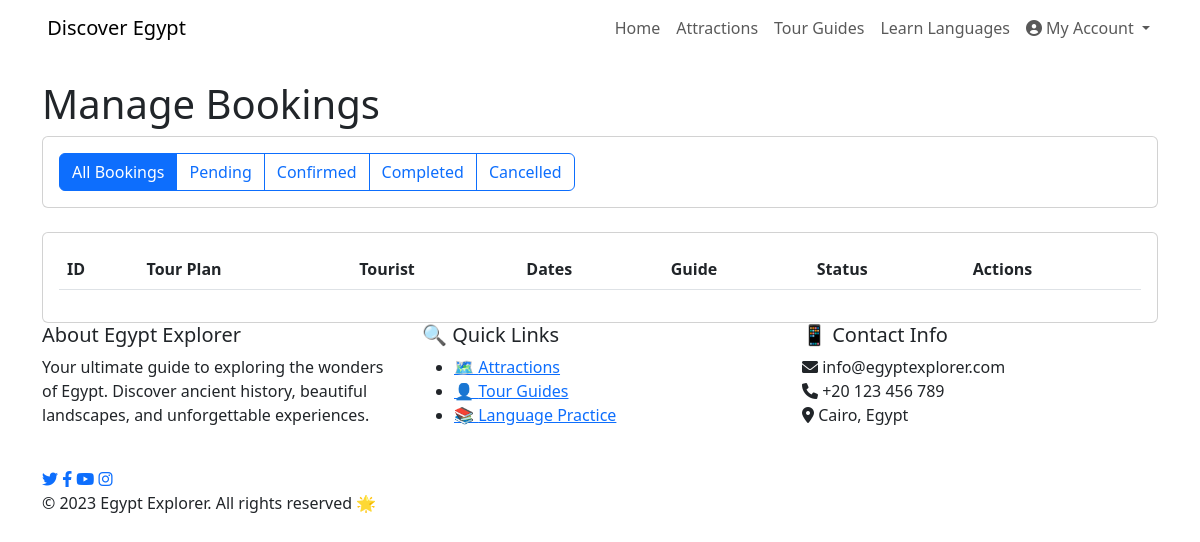
/admin/bookings (signed in), run on an earlier commit of the app's database.
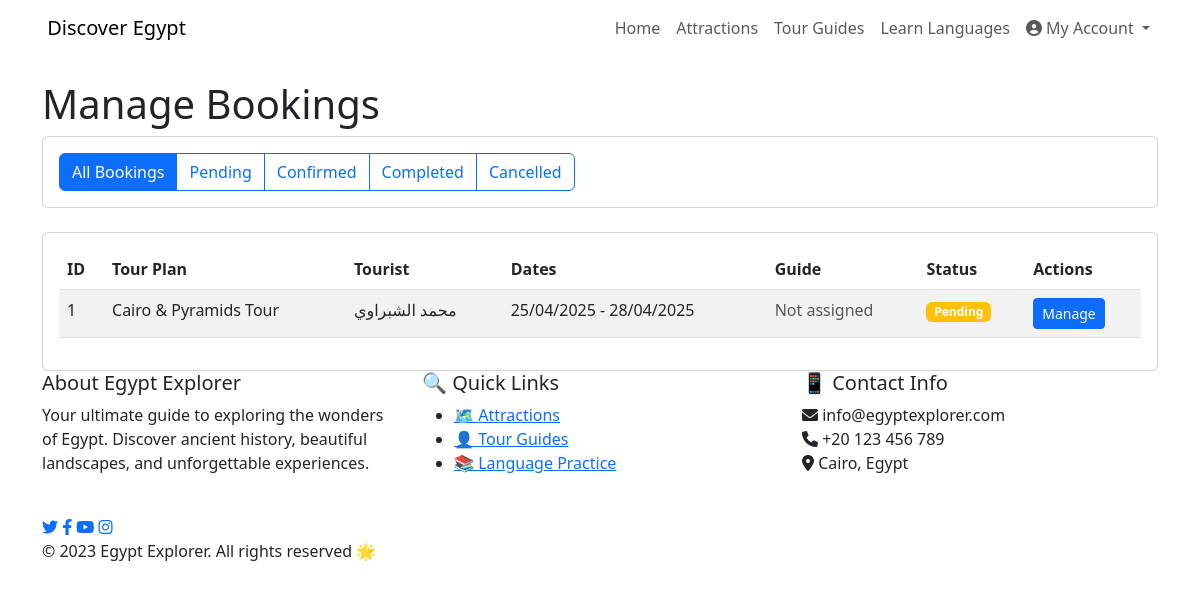
And on a later commit of the database.
### models.py (models this page shows, shortened)
class TourBooking(db.Model):
    id = db.Column(db.Integer, primary_key=True)
    tourist_id = db.Column(db.Integer, db.ForeignKey('user.id'), nullable=False)
    tour_plan_id = db.Column(db.Integer, db.ForeignKey('tour_plan.id'), nullable=False)
    guide_id = db.Column(db.Integer, db.ForeignKey('user.id'), nullable=True)
    start_date = db.Column(db.Date, nullable=False)
    end_date = db.Column(db.Date, nullable=False)
    status = db.Column(db.String(20), default='pending')  # pending, confirmed, completed, cancelled
    booking_date = db.Column(db.DateTime, default=datetime.utcnow)
    number_of_people = db.Column(db.Integer, nullable=False)
    notes = db.Column(db.Text, nullable=True)
    tourist = db.relationship('User', foreign_keys=[tourist_id], backref=db.backref('tour_bookings', lazy='dynamic'))
    guide = db.relationship('User', foreign_keys=[guide_id], backref=db.backref('guided_tours', lazy='dynamic'))
    progress = db.relationship('TourProgress', backref='booking', lazy='dynamic', cascade='all, delete-orphan')

class TourPlan(db.Model):
    id = db.Column(db.Integer, primary_key=True)
    title = db.Column(db.String(200), nullable=False)
    title_ar = db.Column(db.String(200), nullable=True)
    description = db.Column(db.Text, nullable=False)
    description_ar = db.Column(db.Text, nullable=True)
    duration = db.Column(db.Integer, nullable=False)  # Duration in days
    price = db.Column(db.Float, nullable=False)
    created_at = db.Column(db.DateTime, default=datetime.utcnow)
    image_url = db.Column(db.String(200), nullable=True)
    destinations = db.relationship('TourPlanDestination', backref='tour_plan', lazy='dynamic', cascade='all, delete-orphan')
    bookings = db.relationship('TourBooking', backref='tour_plan', lazy='dynamic')

class User(UserMixin, db.Model):
    id = db.Column(db.Integer, primary_key=True)
    username = db.Column(db.String(64), unique=True, nullable=False)
    email = db.Column(db.String(120), unique=True, nullable=False)
    password_hash = db.Column(db.String(256), nullable=False)
    is_guide = db.Column(db.Boolean, default=False)
    is_student = db.Column(db.Boolean, default=False)
    is_tourist = db.Column(db.Boolean, default=False)
    is_admin = db.Column(db.Boolean, default=False)
    phone = db.Column(db.String(20), nullable=True)
    country = db.Column(db.String(100), nullable=True)
    governorate = db.Column(db.String(100), nullable=True)
    city = db.Column(db.String(100), nullable=True)
    profile_pic = db.Column(db.String(200), nullable=True)
    education_level = db.Column(db.String(100), nullable=True)
    university = db.Column(db.String(200), nullable=True)
    languages = db.Column(db.String(200), nullable=True)
    bio = db.Column(db.Text, nullable=True)
    date_joined = db.Column(db.DateTime, default=datetime.utcnow)
    profile_completed = db.Column(db.Boolean, default=False)
    reviews = db.relationship('Review', backref='author', lazy='dynamic')

### routes.py (the view)
@main.route('/admin/bookings')
@login_required
def admin_bookings():
    if not current_user.is_admin:
        flash('You do not have permission to access this page.', 'danger')
        return redirect(url_for('main.index'))
    status = request.args.get('status', 'all')
    query = TourBooking.query
    if status != 'all':
        query = query.filter_by(status=status)
    bookings = query.order_by(TourBooking.booking_date.desc()).all()
    return render_template('admin/bookings.html',
                          title='Manage Bookings',
                          bookings=bookings,
                          selected_status=status)

### routes.py (called while the page is built)
def get_locale():
    if 'language' in session:
        return session['language']
    return 'en'

@main.before_app_request
def before_request():
    g.locale = str(get_locale())
    g.search_form = SearchForm()
    g.count_reviews_by_rating = count_reviews_by_rating

### templates/admin/bookings.html
{% extends "layout.html" %}
{% block content %}
<div class="container mt-4">
    <h1>{{ _('Manage Bookings') }}</h1>
    <div class="row mb-4">
        <div class="col">
            <div class="card">
                <div class="card-body">
                    <div class="btn-group" role="group" aria-label="Filter bookings">
                        <a href="{{ url_for('admin_bookings', status='all') }}" class="btn btn-{{ 'primary' if selected_status == 'all' else 'outline-primary' }}">{{ _('All Bookings') }}</a>
                        <a href="{{ url_for('admin_bookings', status='pending') }}" class="btn btn-{{ 'primary' if selected_status == 'pending' else 'outline-primary' }}">{{ _('Pending') }}</a>
                        <a href="{{ url_for('admin_bookings', status='confirmed') }}" class="btn btn-{{ 'primary' if selected_status == 'confirmed' else 'outline-primary' }}">{{ _('Confirmed') }}</a>
                        <a href="{{ url_for('admin_bookings', status='completed') }}" class="btn btn-{{ 'primary' if selected_status == 'completed' else 'outline-primary' }}">{{ _('Completed') }}</a>
                        <a href="{{ url_for('admin_bookings', status='cancelled') }}" class="btn btn-{{ 'primary' if selected_status == 'cancelled' else 'outline-primary' }}">{{ _('Cancelled') }}</a>
                    </div>
                </div>
            </div>
        </div>
    </div>
    <div class="card">
        <div class="card-body">
            <div class="table-responsive">
                <table class="table table-striped">
                    <thead>
                        <tr>
                            <th>{{ _('ID') }}</th>
                            <th>{{ _('Tour Plan') }}</th>
                            <th>{{ _('Tourist') }}</th>
                            <th>{{ _('Dates') }}</th>
                            <th>{{ _('Guide') }}</th>
                            <th>{{ _('Status') }}</th>
                            <th>{{ _('Actions') }}</th>
                        </tr>
                    </thead>
                    <tbody>
                        {% for booking in bookings %}
                        <tr>
                            <td>{{ booking.id }}</td>
                            <td>{{ booking.tour_plan.title }}</td>
                            <td>{{ booking.tourist.username }}</td>
                            <td>{{ booking.start_date.strftime('%d/%m/%Y') }} - {{ booking.end_date.strftime('%d/%m/%Y') }}</td>
                            <td>
                                {% if booking.guide %}
                                {{ booking.guide.username }}
                                {% else %}
                                <span class="text-muted">{{ _('Not assigned') }}</span>
                                {% endif %}
                            </td>
                            <td>
                                <span class="badge bg-{{ 'success' if booking.status == 'confirmed' else 'warning' if booking.status == 'pending' else 'danger' if booking.status == 'cancelled' else 'primary' }}">
                                    {{ _('Confirmed') if booking.status == 'confirmed' else _('Pending') if booking.status == 'pending' else _('Cancelled') if booking.status == 'cancelled' else _('Completed') }}
                                </span>
                            </td>
                            <td>
                                <a href="{{ url_for('admin_booking_detail', booking_id=booking.id) }}" class="btn btn-sm btn-primary">{{ _('Manage') }}</a>
                            </td>
                        </tr>
                        {% endfor %}
                    </tbody>
                </table>
            </div>
        </div>
    </div>
</div>
{% endblock %}

### templates/layout.html (shortened to what this page needs)
<!DOCTYPE html>
<html lang="{{ lang_code|default('ar') }}" dir="{{ 'rtl' if lang_code == 'ar' else 'ltr' }}">
<head>
    <link href="https://cdn.jsdelivr.net/npm/bootstrap@5.3.0-alpha1/dist/css/bootstrap.min.css" rel="stylesheet">
    <link rel="stylesheet" href="https://cdnjs.cloudflare.com/ajax/libs/font-awesome/6.0.0-beta3/css/all.min.css">
    <link rel="stylesheet" href="https://cdnjs.cloudflare.com/ajax/libs/animate.css/4.1.1/animate.min.css">
</head>
<body>
    <nav class="navbar navbar-expand-lg sticky-top">
        <div class="container">
            <a class="navbar-brand" href="{{ url_for('main.index') }}">
                 {{ _('Discover Egypt') }}
            </a>
            <div class="collapse navbar-collapse" id="navbarNav">
                <ul class="navbar-nav ms-auto">
                    <li class="nav-item">
                        <a class="nav-link" href="{{ url_for('main.index') }}">{{ _('Home') }}</a>
                    </li>
                    <li class="nav-item">
                        <a class="nav-link" href="{{ url_for('main.attractions') }}">{{ _('Attractions') }}</a>
                    </li>
                    <li class="nav-item">
                        <a class="nav-link" href="{{ url_for('main.guides') }}">{{ _('Tour Guides') }}</a>
                    </li>
                    <li class="nav-item">
                        <a class="nav-link" href="{{ url_for('main.language_practice') }}">{{ _('Learn Languages') }}</a>
                    </li>
                    {% if current_user.is_authenticated %}
                        <li class="nav-item dropdown">
                            <a class="nav-link dropdown-toggle" href="#" id="userDropdown" role="button" data-bs-toggle="dropdown">
                                <i class="fas fa-user-circle"></i> {{ _('My Account') }}
                            </a>
                        </li>
                    {% endif %}
                </ul>
            </div>
        </div>
    </nav>
    {% block content %}{% endblock %}
    <footer>
        <div class="container">
            <div class="row">
                <div class="col-lg-4 col-md-6 mb-4">
                    <h5 class="footer-heading">{{ _('About Egypt Explorer') }}</h5>
                    <p>{{ _('Your ultimate guide to exploring the wonders of Egypt. Discover ancient history, beautiful landscapes, and unforgettable experiences.') }}</p>
                </div>
                <div class="col-lg-4 col-md-6 mb-4">
                    <h5 class="footer-heading">🔍 {{ _('Quick Links') }}</h5>
                    <ul class="footer-links">
                        <li><a href="{{ url_for('main.attractions') }}">🗺️ {{ _('Attractions') }}</a></li>
                        <li><a href="{{ url_for('main.guides') }}">👤 {{ _('Tour Guides') }}</a></li>
                        <li><a href="{{ url_for('main.language_practice') }}">📚 {{ _('Language Practice') }}</a></li>
                    </ul>
                </div>
                <div class="col-lg-4 col-md-6 mb-4">
                    <h5 class="footer-heading">📱 {{ _('Contact Info') }}</h5>
                    <div class="footer-contact-info">
                        <div class="contact-item">
                            <i class="fas fa-envelope"></i>
                            <span>info@egyptexplorer.com</span>
                        </div>
                        <div class="contact-item">
                            <i class="fas fa-phone"></i>
                            <span>+20 123 456 789</span>
                        </div>
                        <div class="contact-item">
                            <i class="fas fa-map-marker-alt"></i>
                            <span>{{ _('Cairo, Egypt') }}</span>
                        </div>
                    </div>
                </div>
            </div>
            <div class="footer-bottom">
                <div class="footer-social">
                    <a href="#"><i class="fab fa-twitter"></i></a>
                    <a href="#"><i class="fab fa-facebook-f"></i></a>
                    <a href="#"><i class="fab fa-youtube"></i></a>
                    <a href="#"><i class="fab fa-instagram"></i></a>
                </div>
                <p>© 2023 Egypt Explorer. {{ _('All rights reserved') }} 🌟</p>
            </div>
        </div>
    </footer>
</body>
</html>

What changed in the data, as far as the page shows it:
added TourBooking: id "1", tour_plan "Cairo & Pyramids Tour", tourist.username "محمد الشبراوي", start_date "25/04/2025", end_date "28/04/2025"
Also different on the page:
text no longer shown: "Pending"
